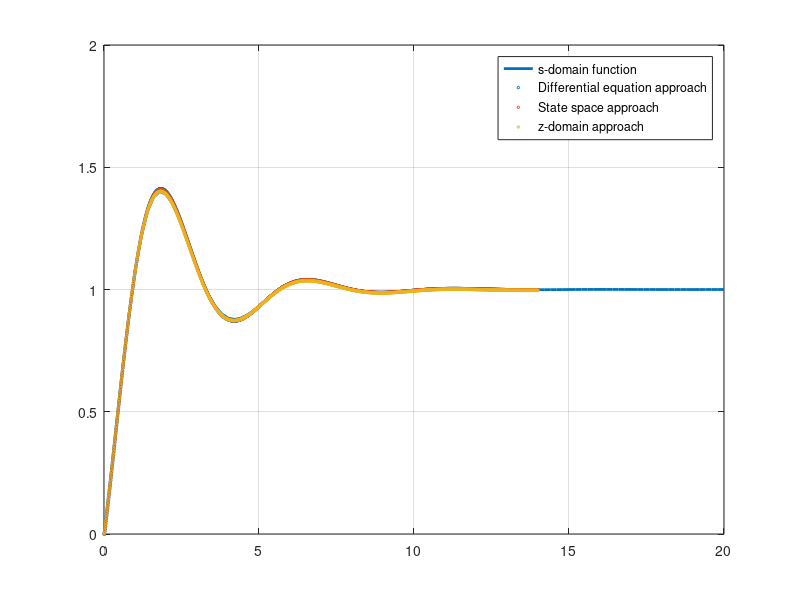

Write the MATLAB code that produced this figure.
%% Transfer Function Implementation
%% The s-domain Transfer Function
% Define transfer function G
s = tf('s');
G = (s + 2) / (s^2 + s + 2);

% Step Response
[x, t] = step(G);

plot(t,x,'LineWidth',2)
grid
legend('s-domain function')
hold all

%% Method 1: Numerically solve the differential equation
% Build time vector
dt = 0.01; % important parameter
t  = 0:dt:14;

% Build step input
u    = ones(size(t));
u(1) = 0;

% Initial conditions
y0  = 0;
yd0 = 0;
ud0 = 0;

% Predefine the size of the input/output vectors
ud  = zeros(size(t));
y   = zeros(size(t));
yd  = zeros(size(t));
ydd = zeros(size(t));

% Step through time and solve the differential equation
for i=1:length(t)
    if i==1
        ud(i) = ud0;
        yd(i) = yd0;
        y(i)  = y0;
        ydd(i)= ud(i) + 2*u(i) - yd(i) - 2*y(i);
    else
        ud(i) = (u(i) - u(i-1)) / dt; % ud=du/dt
        yd(i) = yd(i-1) + dt*ydd(i-1); % yd=int(ydd*dt)
        y(i)  = y(i-1) + dt*yd(i-1); % y=int(yd*dt)
        ydd(i)= ud(i) + 2*u(i) - yd(i) - 2*y(i); % diff equ.
    end
end

scatter(t,y,3);
legend('s-domain function','Differential equation approach')

%% Method 2: State-space model
% Build time vector
dt = 0.01; % important parameter
t  = 0:dt:14;

% Build step input
u    = ones(size(t));
u(1) = 0;

% State space model
A = [-1, -2; 1, 0];
B = [2; 0];
C = [0.5, 1];
D = 0;

% Initial conditions
x0  = [0; 0];
xd0 = [0; 0];

% Predefine the size of the state/output vectors
x  = zeros(2,length(t));
xd = zeros(2,length(t));
y  = zeros(size(t));

% Step through time and solve the model
for i=1:length(t)
    if i==1
        x(:,i)  = x0;
        xd(:,i) = A*x0 + B*u(i);
        y(i)    = C*x0 + D*u(i);
    else
        x(:,i)  = x(:,i-1) + dt*xd(:,i-1); % x=int(xd*dt)
        xd(:,i) = A*x(:,i) + B*u(i); % State equation
        y(i)    = C*x(:,i) + D*u(i); % Output equation
    end
end

scatter(t,y,3);
legend('s-domain function','Differential equation approach',...
    'State space approach')

%% Method 3: Z-domain
% Build time vector
dt = 0.01; % important parameter
t  = 0:dt:14;

% Build step input
u    = ones(size(t));
u(1) = 0;

% Initial variables
yk_1 = 0;
yk_2 = 0;
uk_1 = 0;
uk_2 = 0;

% Step through time and solve the difference equation
for i=1:length(t)
    if i==1
        uterms = 0.005025*u(i) + 9.95e-5*uk_1 - 0.004925*uk_2;
        yterms = 1.9899*yk_1 - 0.9901*yk_2;
        y(i)    = uterms + yterms;
    elseif i==2
        uterms = 0.005025*u(i) + 9.95e-5*u(i-1) - 0.004925*uk_1;
        yterms = 1.9899*y(i-1) - 0.9901*yk_1;
        y(i)    = uterms + yterms;
    else
        uterms = 0.005025*u(i) + 9.95e-5*u(i-1) - 0.004925*u(i-2);
        yterms = 1.9899*y(i-1) - 0.9901*y(i-2);
        y(i)    = uterms + yterms;
    end
end

scatter(t,y,3);
legend('s-domain function','Differential equation approach',...
    'State space approach','z-domain approach')

%% end.